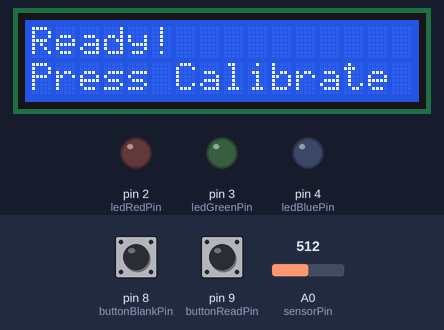
A sketch run on a simulated Arduino Uno, built with avr-gcc and run on an emulated ATmega328P. Shown: 16×2 character LCD, output pins drawn as LEDs (lit = HIGH). Inputs (shaded band) come from the test bench; at power-on: pin 8 (buttonBlankPin) HIGH, pin 9 (buttonReadPin) HIGH, A0 (sensorPin) = 512. What the sketch prints to the serial monitor is not drawn.

Above: at 3.3 s.
3.4 s: pin 8 (buttonBlankPin) pulled LOW for 0.15 s
At 4.8 s:
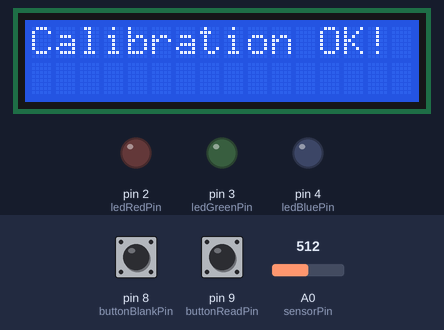
6.5 s: pin 9 (buttonReadPin) pulled LOW for 0.15 s
At 7.4 s:
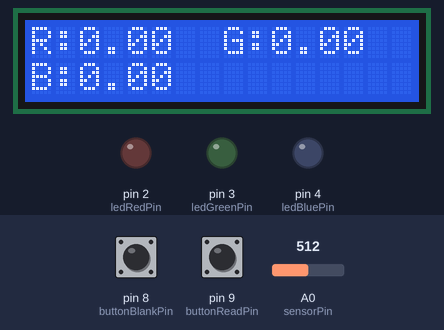
8.5 s: pin 8 (buttonBlankPin) pulled LOW for 1 s
At 11.6 s:
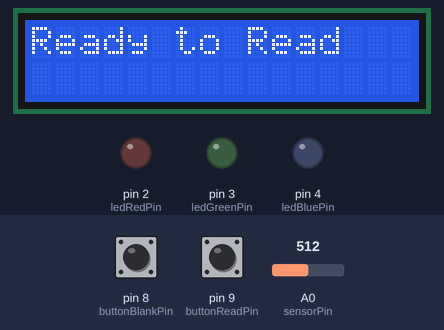
12.0 s: pin 8 (buttonBlankPin) pulled LOW for 3.2 s
At 12.46 s:
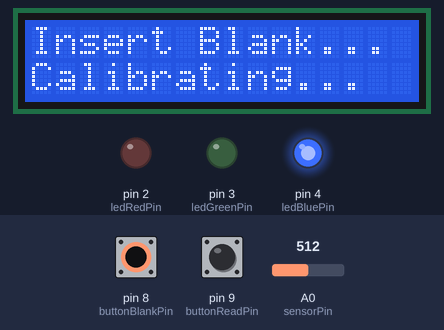
Timing chart, 0 to 15.0 s (numbered marks = the images above; inputs shaded):
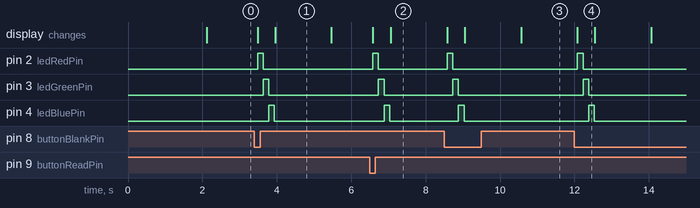

The sketch:

colorimeter_tinkercad.ino
```cpp
/**
 * Tinkercad Colorimeter Sketch
 * * Description:
 * This version is specifically adapted for Tinkercad using a discrete 2-pin
 * photoresistor and a standard voltage divider circuit.
 * * * Tinkercad Hardware Setup:
 * - Arduino Uno
 * - I2C LCD 16x2 (Address 0x27)
 * - LEDs: Red on pin 2, Green on pin 3, Blue on pin 4
 * - Buttons: Blank/Calibrate on pin 8, Read/Measure on pin 9
 * - PHOTO SENSOR WIRING:
 * - Photoresistor Leg 1: 5V
 * - Photoresistor Leg 2: A0 AND to a 10k Ohm Resistor
 * - 10k Ohm Resistor other leg: GND
 */

#include <Wire.h>
#include <LiquidCrystal_I2C.h>
#include <math.h>

LiquidCrystal_I2C lcd(0x27, 16, 2);

const int numReadings = 10;
const int sensorDelay = 10;
const int ledStabilizeTime = 50;

const int sensorPin = A0;
const int ledRedPin = 2;
const int ledGreenPin = 3;
const int ledBluePin = 4;
const int buttonBlankPin = 8;
const int buttonReadPin = 9;

double blankRed = 0, blankGreen = 0, blankBlue = 0;
double sampleRed = 0, sampleGreen = 0, sampleBlue = 0;
double absRed = 0, absGreen = 0, absBlue = 0;

bool isCalibrated = false;

void setup() {
  Serial.begin(9600);

  lcd.init();
  lcd.backlight();
  lcd.setCursor(0, 0);
  lcd.print("Tinkercad Mode");
  lcd.setCursor(0, 1);
  lcd.print("Initializing...");
  delay(2000);
  lcd.clear();

  pinMode(ledRedPin, OUTPUT);
  pinMode(ledGreenPin, OUTPUT);
  pinMode(ledBluePin, OUTPUT);
  pinMode(sensorPin, INPUT);
  pinMode(buttonBlankPin, INPUT_PULLUP);
  pinMode(buttonReadPin, INPUT_PULLUP);

  Serial.println("Tinkercad Colorimeter Ready!");
  lcd.setCursor(0, 0);
  lcd.print("Ready!");
  lcd.setCursor(0, 1);
  lcd.print("Press Calibrate");
}

void loop() {
  if (digitalRead(buttonBlankPin) == LOW) {
    delay(50);
    calibrateBlank();
    while(digitalRead(buttonBlankPin) == LOW);
  }

  if (digitalRead(buttonReadPin) == LOW) {
    delay(50);
    measureSample();
    while(digitalRead(buttonReadPin) == LOW);
  }
}

void calibrateBlank() {
  lcd.clear();
  lcd.setCursor(0, 0);
  lcd.print("Insert Blank...");
  lcd.setCursor(0, 1);
  lcd.print("Calibrating...");

  blankRed = averageLDR(ledRedPin);
  blankGreen = averageLDR(ledGreenPin);
  blankBlue = averageLDR(ledBluePin);

  isCalibrated = true;

  lcd.clear();
  lcd.setCursor(0, 0);
  lcd.print("Calibration OK!");
  Serial.println("Blank Calibration Done!");
  delay(1500);

  lcd.clear();
  lcd.print("Ready to Read");
}

void measureSample() {
  if (!isCalibrated) {
    showError("Please Calibrate!");
    return;
  }

  lcd.clear();
  lcd.setCursor(0, 0);
  lcd.print("Insert Sample...");
  lcd.setCursor(0, 1);
  lcd.print("Measuring...");

  sampleRed = averageLDR(ledRedPin);
  sampleGreen = averageLDR(ledGreenPin);
  sampleBlue = averageLDR(ledBluePin);

  // TINKERCAD MATH ADJUSTMENT:
  // With the standard Tinkercad voltage divider (LDR to 5V, Resistor to GND),
  // more light = a higher analog value.
  // Therefore, Blank (high light) > Sample (low light).
  // Absorbance = log10(Blank / Sample)
  absRed   = (sampleRed > 0 && blankRed > 0) ? log10(blankRed / sampleRed) : 0;
  absGreen = (sampleGreen > 0 && blankGreen > 0) ? log10(blankGreen / sampleGreen) : 0;
  absBlue  = (sampleBlue > 0 && blankBlue > 0) ? log10(blankBlue / sampleBlue) : 0;

  displayResults();
}

double averageLDR(int ledPin) {
  digitalWrite(ledRedPin, LOW);
  digitalWrite(ledGreenPin, LOW);
  digitalWrite(ledBluePin, LOW);

  digitalWrite(ledPin, HIGH);
  delay(ledStabilizeTime);

  long total = 0;
  for (int i = 0; i < numReadings; i++) {
    total += analogRead(sensorPin);
    delay(sensorDelay);
  }

  digitalWrite(ledPin, LOW);
  return total / (double)numReadings;
}

void displayResults() {
  lcd.clear();
  lcd.setCursor(0, 0);
  lcd.print("R:");
  lcd.print(absRed, 2);

  lcd.setCursor(8, 0);
  lcd.print("G:");
  lcd.print(absGreen, 2);

  lcd.setCursor(0, 1);
  lcd.print("B:");
  lcd.print(absBlue, 2);

  Serial.println("Absorbance Readings:");
  Serial.print("R: "); Serial.println(absRed, 2);
  Serial.print("G: "); Serial.println(absGreen, 2);
  Serial.print("B: "); Serial.println(absBlue, 2);
}

void showError(const char* message) {
  lcd.clear();
  lcd.setCursor(0, 0);
  lcd.print("Error:");
  lcd.setCursor(0, 1);
  lcd.print(message);
  delay(2000);
  lcd.clear();
  lcd.print("Ready!");
}
```

Measured:
- after the input at 3.4 s, pin 2 (ledRedPin): LOW → HIGH after 0.08 s, → LOW 0.15 s later; pin 3 (ledGreenPin): LOW → HIGH after 0.23 s, → LOW 0.15 s later; pin 4 (ledBluePin): LOW → HIGH after 0.38 s, → LOW 0.15 s later; the display: first changes after 0.08 s (image 1 shows a later state)
- after the input at 6.5 s, pin 2 (ledRedPin): LOW → HIGH after 0.08 s, → LOW 0.15 s later; pin 3 (ledGreenPin): LOW → HIGH after 0.23 s, → LOW 0.15 s later; pin 4 (ledBluePin): LOW → HIGH after 0.38 s, → LOW 0.15 s later; the display: first changes after 0.08 s (image 2 shows a later state)
- after the input at 8.5 s, pin 2 (ledRedPin): LOW → HIGH after 0.08 s, → LOW 0.15 s later; pin 3 (ledGreenPin): LOW → HIGH after 0.23 s, → LOW 0.15 s later; pin 4 (ledBluePin): LOW → HIGH after 0.38 s, → LOW 0.15 s later; the display: first changes after 0.08 s (image 3 shows a later state)
- after the input at 12.0 s, pin 2 (ledRedPin): LOW → HIGH after 0.08 s, → LOW 0.15 s later; pin 3 (ledGreenPin): LOW → HIGH after 0.23 s, → LOW 0.15 s later; pin 4 (ledBluePin): LOW → HIGH after 0.38 s, → LOW 0.15 s later; the display: changes after 0.08 s (image 4)
- what the display in image 1 shows lasts 1.5 s, from 4.0 s to 5.5 s
- what the display in image 4 shows lasts 0.5 s, from 12.1 s to 12.6 s
